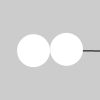
Frame 1 (no input)
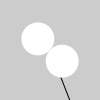
Frame 60 (the mouse pressed at the canvas centre just before this capture)
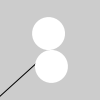
Frame 120 (the mouse held since frame 60 and released just before this capture)

The Processing sketch that drew these frames (run headless with seeded random() and noise(); from frame 60 on, the mouse is pressed at the canvas centre):

// Processing sketch: processing
// ── processing.pde
class Spin{
  float x,y,speed;
  float angle=0.0;

  Spin(float xpos,float ypos,float s){
    x=xpos;
    y=ypos;
    speed=s;
  }

  void update(){
    angle+=speed;
  }
}

class SpinArm extends Spin{
  SpinArm(float x,float y,float s){
    super(x,y,s);
  }
  void display(){
    strokeWeight(1);
    stroke(0);
    pushMatrix();
    translate(x, y);
    angle+=speed;
    rotate(angle);
    line(0,0,100,0);
    popMatrix();
  }
}

class SpinSpots extends Spin{
  float dim;
  SpinSpots(float x,float y,float s,float d){
    super(x,y,s);
    dim=d;
  }

  void display(){
    noStroke();
    pushMatrix();
    translate(x, y);
    angle+=speed;
    rotate(angle);
    ellipse(-dim/2, 0, dim, dim);
    ellipse(dim/2, 0, dim, dim);
    popMatrix();
  }
}

SpinSpots spots;
SpinArm arm;

void setup(){
  size(100,100);
  smooth();
  arm=new SpinArm(width/2,height/2,0.01);
  spots=new SpinSpots(width/2,height/2,-0.02,33.0);
}

void draw(){
  background(204);
  arm.update();
  arm.display();
  spots.update();
  spots.display();
}
